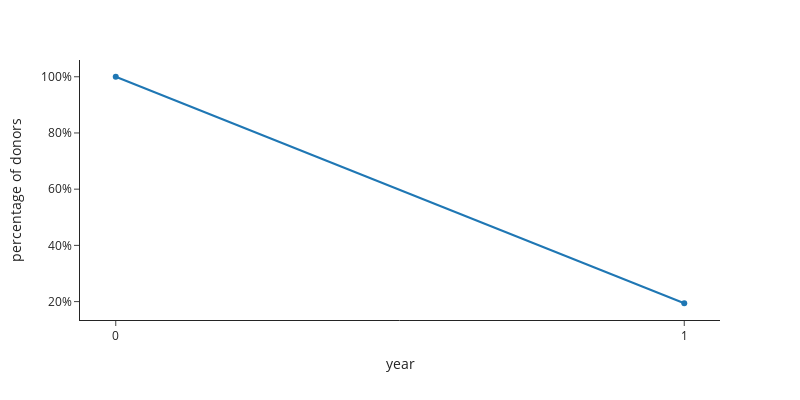

Write notebook code for a chart like this one.
### Code cell
df=df13
#.query('cohort=="cohort13"')
fig = px.scatter(df, x='year', y='percentage of donors',
            # color="yr0_amount_groups", 
       #      barmode='group',
                 trendline='ols',
         #   title="Top 3 Donation Amounts (average of all 5 cohorts)",
#              hover_data={'percentage of donors':':.1%',
#                          'year':False
#                         },
                 template='simple_white',
                 width=800, height=400
            )
fig.update_xaxes(type='category')
fig.layout.yaxis.tickformat = ',.0%' 

fig.show()

### Figure 1 — Plotly figure (JSON) as saved in the notebook; plotly's stock layout.template omitted (floating-point values rounded to 4 significant figures)
{"data": [{"hovertemplate": "year=%{x}<br>percentage of donors=%{y}<extra></extra>", "legendgroup": "", "marker": {"color": "#1F77B4", "symbol": "circle"}, "mode": "markers", "name": "", "orientation": "v", "showlegend": false, "type": "scatter", "x": [0, 1], "xaxis": "x", "y": [1, 0.1941], "yaxis": "y"}, {"hovertemplate": "<b>OLS trendline</b><br>percentage of donors = -0.805886 * year + 1<br>R<sup>2</sup>=1.000000<br><br>year=%{x}<br>percentage of donors=%{y} <b>(trend)</b><extra></extra>", "legendgroup": "", "marker": {"color": "#1F77B4", "symbol": "circle"}, "mode": "lines", "name": "", "showlegend": false, "type": "scatter", "x": [0, 1], "xaxis": "x", "y": [1.0, 0.1941], "yaxis": "y"}], "layout": {"height": 400, "legend": {"tracegroupgap": 0}, "margin": {"t": 60}, "width": 800, "xaxis": {"anchor": "y", "domain": [0, 1], "title": {"text": "year"}, "type": "category"}, "yaxis": {"anchor": "x", "domain": [0, 1], "tickformat": ",.0%", "title": {"text": "percentage of donors"}}}}
